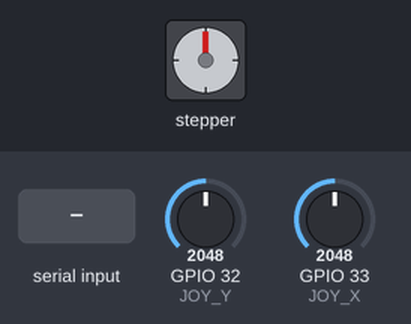
This sketch was run on a simulated ESP32. Parts: stepper motor. Inputs (shaded band) come from the test bench; at power-on: GPIO 32 (JOY_Y) = 2048, GPIO 33 (JOY_X) = 2048. Stepper angles assume 200 steps per turn; what the sketch prints to the serial monitor is not drawn.

Above: at 1.2 s.
1.3 s: "90,45\n" received over Serial
At 2.5 s:
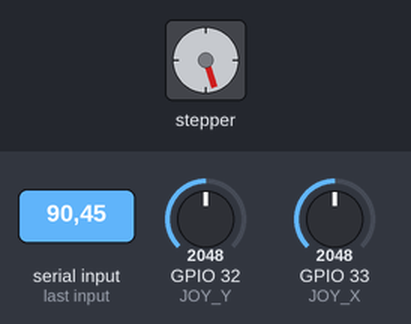
2.9 s: "30,150\n" received over Serial
At 3.5 s:
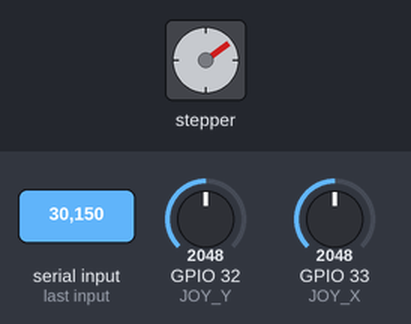
Timing chart, 0 to 5.9 s (numbered marks = the images above; inputs shaded):
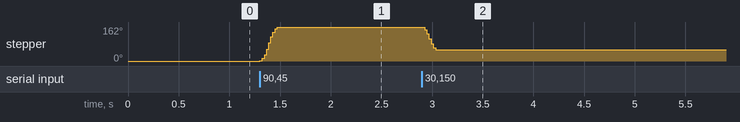

The sketch:

Serial_IO_Stepper_Joystick.ino
```cpp
#include <AccelStepper.h>

#define DIR 16
#define PUL 17

#define JOY_X 33
#define JOY_Y 32

AccelStepper stepper(AccelStepper::DRIVER, PUL, DIR);

long targetPosition = 0;
unsigned long lastJoystickRead = 0;
const unsigned long joystickInterval = 100; // ms

String inputString = "";  // incoming serial buffer

void setup() {
  Serial.begin(115200);
  stepper.setMaxSpeed(1000);
  stepper.setAcceleration(10000); // more realistic acceleration
}

void loop() {
  // 🕹 Read joystick every 100 ms
  if (millis() - lastJoystickRead >= joystickInterval) {
    lastJoystickRead = millis();
    int rawX = analogRead(JOY_X);
    int rawY = analogRead(JOY_Y);

    Serial.print(rawX);
    Serial.print(",");
    Serial.println(rawY);
  }

  // 📥 Read serial without blocking
  while (Serial.available() > 0) {
    char inChar = (char)Serial.read();
    if (inChar == '\n') {
      targetPosition = inputString.toInt(); // convert when newline is received
      stepper.moveTo(targetPosition);
      inputString = ""; // clear buffer
    } else {
      inputString += inChar; // accumulate chars
    }
  }

  // 🚀 Run motor smoothly
  stepper.run();
}
```

Measured:
- after the input at 1.3 s, stepper: turns 162° clockwise in 0.17 s, starting at once
- after the input at 2.9 s, stepper: turns 108° counter-clockwise in 0.13 s, starting at once
